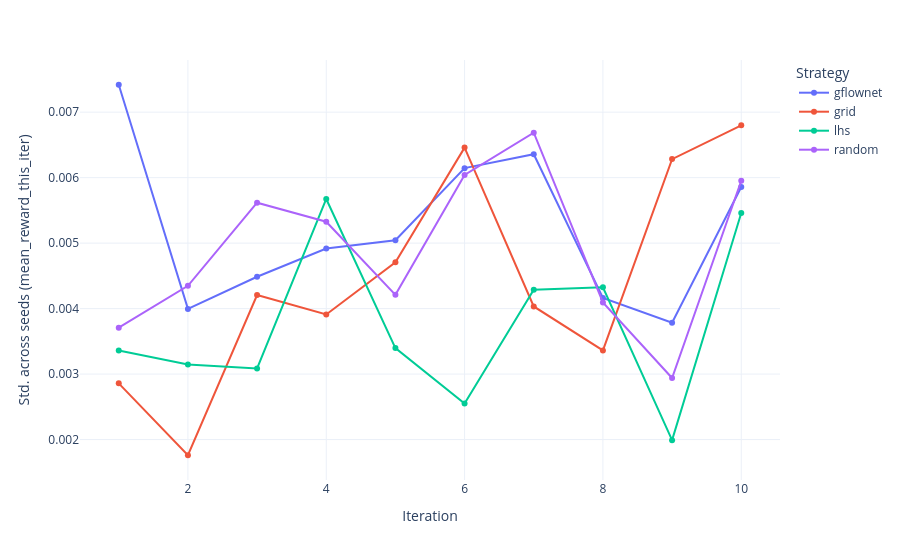

Notebook source saved alongside this figure:
### Code cell
plot_seed_variance(metrics, metric="mean_reward_this_iter")

### Figure 1 — Plotly figure (JSON) as saved in the notebook; plotly's stock layout.template omitted (floating-point values rounded to 4 significant figures)
{"data": [{"hovertemplate": "sampling_strategy=gflownet<br>iteration=%{x}<br>std=%{y}<extra></extra>", "legendgroup": "gflownet", "line": {"color": "#636efa", "dash": "solid"}, "marker": {"symbol": "circle"}, "mode": "lines+markers", "name": "gflownet", "orientation": "v", "showlegend": true, "type": "scatter", "x": [1, 2, 3, 4, 5, 6, 7, 8, 9, 10], "xaxis": "x", "y": [0.007418, 0.003995, 0.004487, 0.004918, 0.005044, 0.006145, 0.006357, 0.004163, 0.003784, 0.005856], "yaxis": "y"}, {"hovertemplate": "sampling_strategy=grid<br>iteration=%{x}<br>std=%{y}<extra></extra>", "legendgroup": "grid", "line": {"color": "#EF553B", "dash": "solid"}, "marker": {"symbol": "circle"}, "mode": "lines+markers", "name": "grid", "orientation": "v", "showlegend": true, "type": "scatter", "x": [1, 2, 3, 4, 5, 6, 7, 8, 9, 10], "xaxis": "x", "y": [0.002858, 0.00176, 0.004207, 0.00391, 0.004708, 0.006458, 0.004033, 0.003361, 0.006283, 0.006799], "yaxis": "y"}, {"hovertemplate": "sampling_strategy=lhs<br>iteration=%{x}<br>std=%{y}<extra></extra>", "legendgroup": "lhs", "line": {"color": "#00cc96", "dash": "solid"}, "marker": {"symbol": "circle"}, "mode": "lines+markers", "name": "lhs", "orientation": "v", "showlegend": true, "type": "scatter", "x": [1, 2, 3, 4, 5, 6, 7, 8, 9, 10], "xaxis": "x", "y": [0.003359, 0.003146, 0.003087, 0.005674, 0.003397, 0.00255, 0.004289, 0.004325, 0.001991, 0.005461], "yaxis": "y"}, {"hovertemplate": "sampling_strategy=random<br>iteration=%{x}<br>std=%{y}<extra></extra>", "legendgroup": "random", "line": {"color": "#ab63fa", "dash": "solid"}, "marker": {"symbol": "circle"}, "mode": "lines+markers", "name": "random", "orientation": "v", "showlegend": true, "type": "scatter", "x": [1, 2, 3, 4, 5, 6, 7, 8, 9, 10], "xaxis": "x", "y": [0.003708, 0.004348, 0.005617, 0.005327, 0.00421, 0.00604, 0.006687, 0.004095, 0.00294, 0.005953], "yaxis": "y"}], "layout": {"legend": {"title": {"text": "Strategy"}, "tracegroupgap": 0}, "margin": {"t": 60}, "xaxis": {"anchor": "y", "domain": [0, 1], "title": {"text": "Iteration"}}, "yaxis": {"anchor": "x", "domain": [0, 1], "title": {"text": "Std. across seeds (mean_reward_this_iter)"}}}}
